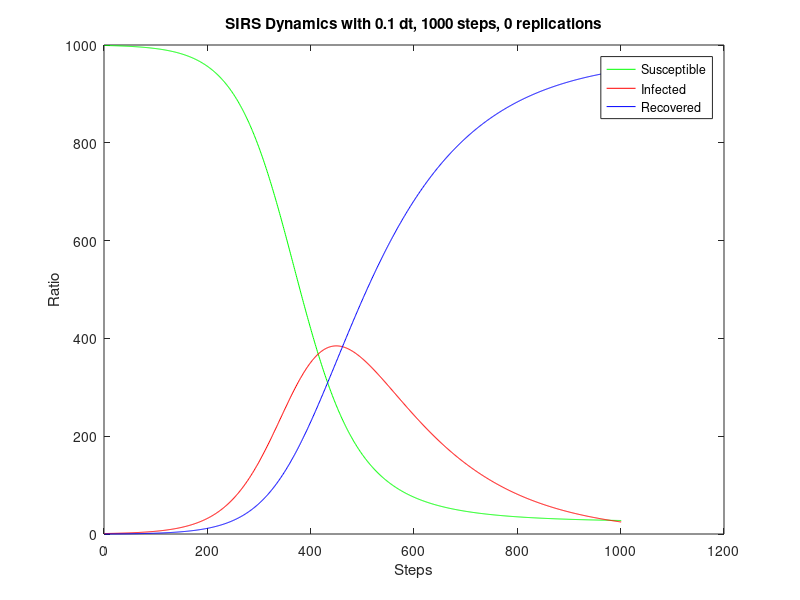

Recreate this plot in MATLAB.
steps = 1000;
dt = 0.1;
replications = 0;
dynamics = [
999.000,1.000,0.000;
999.000,1.000,0.000;
999.000,1.000,0.000;
998.975,1.018,0.007;
998.950,1.037,0.013;
998.925,1.055,0.020;
998.899,1.074,0.027;
998.872,1.094,0.034;
998.846,1.113,0.041;
998.818,1.133,0.049;
998.790,1.154,0.056;
998.762,1.174,0.063;
998.733,1.195,0.071;
998.704,1.217,0.079;
998.674,1.239,0.087;
998.644,1.261,0.095;
998.613,1.284,0.103;
998.581,1.307,0.112;
998.549,1.330,0.120;
998.517,1.354,0.129;
998.483,1.379,0.138;
998.450,1.403,0.147;
998.415,1.429,0.156;
998.380,1.454,0.165;
998.345,1.480,0.175;
998.308,1.507,0.185;
998.271,1.534,0.195;
998.234,1.562,0.205;
998.195,1.590,0.215;
998.156,1.618,0.225;
998.117,1.647,0.236;
998.076,1.677,0.247;
998.035,1.707,0.258;
997.993,1.738,0.269;
997.951,1.769,0.280;
997.908,1.801,0.292;
997.863,1.833,0.304;
997.818,1.866,0.316;
997.773,1.899,0.328;
997.726,1.934,0.340;
997.679,1.968,0.353;
997.631,2.004,0.366;
997.581,2.040,0.379;
997.531,2.076,0.392;
997.481,2.114,0.406;
997.429,2.151,0.420;
997.376,2.190,0.434;
997.322,2.229,0.448;
997.268,2.269,0.463;
997.212,2.310,0.478;
997.156,2.352,0.493;
997.098,2.394,0.508;
997.040,2.437,0.524;
996.980,2.480,0.540;
996.919,2.525,0.556;
996.857,2.570,0.573;
996.794,2.616,0.589;
996.730,2.663,0.607;
996.665,2.711,0.624;
996.599,2.760,0.642;
996.531,2.809,0.660;
996.462,2.859,0.678;
996.392,2.911,0.697;
996.321,2.963,0.716;
996.249,3.016,0.735;
996.175,3.070,0.755;
996.100,3.125,0.775;
996.023,3.181,0.796;
995.946,3.238,0.817;
995.866,3.296,0.838;
995.786,3.355,0.859;
995.704,3.415,0.881;
995.620,3.476,0.904;
995.535,3.538,0.926;
995.449,3.602,0.950;
995.361,3.666,0.973;
995.271,3.732,0.997;
995.180,3.799,1.022;
995.087,3.867,1.047;
994.992,3.936,1.072;
994.896,4.006,1.098;
994.798,4.078,1.124;
994.699,4.151,1.151;
994.597,4.225,1.178;
994.494,4.301,1.205;
994.389,4.378,1.234;
994.282,4.456,1.262;
994.173,4.535,1.291;
994.062,4.616,1.321;
993.950,4.699,1.351;
993.835,4.783,1.382;
993.718,4.868,1.414;
993.599,4.955,1.445;
993.478,5.044,1.478;
993.355,5.134,1.511;
993.230,5.226,1.545;
993.102,5.319,1.579;
992.973,5.414,1.614;
992.841,5.510,1.649;
992.706,5.609,1.685;
992.570,5.709,1.722;
992.430,5.810,1.759;
992.289,5.914,1.797;
992.145,6.019,1.836;
991.998,6.127,1.875;
991.848,6.236,1.916;
991.697,6.347,1.956;
991.542,6.460,1.998;
991.385,6.575,2.040;
991.224,6.692,2.083;
991.061,6.811,2.127;
990.896,6.933,2.172;
990.727,7.056,2.217;
990.555,7.181,2.263;
990.380,7.309,2.311;
990.203,7.439,2.358;
990.022,7.571,2.407;
989.837,7.706,2.457;
989.650,7.843,2.507;
989.459,7.982,2.559;
989.265,8.124,2.611;
989.068,8.268,2.664;
988.867,8.415,2.718;
988.662,8.564,2.773;
988.454,8.716,2.829;
988.243,8.871,2.887;
988.027,9.028,2.945;
987.808,9.188,3.004;
987.585,9.351,3.064;
987.358,9.516,3.125;
987.127,9.685,3.188;
986.893,9.856,3.251;
986.654,10.031,3.316;
986.410,10.208,3.381;
986.163,10.389,3.448;
985.911,10.573,3.516;
985.655,10.759,3.585;
985.394,10.950,3.656;
985.129,11.143,3.728;
984.860,11.340,3.801;
984.585,11.540,3.875;
984.306,11.743,3.951;
984.022,11.951,4.027;
983.733,12.161,4.106;
983.439,12.376,4.185;
983.140,12.594,4.267;
982.836,12.815,4.349;
982.526,13.041,4.433;
982.211,13.270,4.518;
981.891,13.504,4.605;
981.565,13.741,4.694;
981.234,13.983,4.784;
980.896,14.228,4.875;
980.553,14.478,4.969;
980.204,14.732,5.064;
979.849,14.990,5.160;
979.488,15.253,5.258;
979.121,15.521,5.358;
978.748,15.792,5.460;
978.368,16.069,5.563;
977.981,16.350,5.669;
977.588,16.636,5.776;
977.189,16.927,5.885;
976.782,17.222,5.996;
976.369,17.523,6.109;
975.948,17.829,6.223;
975.520,18.140,6.340;
975.085,18.456,6.459;
974.643,18.777,6.580;
974.193,19.104,6.703;
973.735,19.436,6.828;
973.270,19.774,6.956;
972.797,20.118,7.085;
972.316,20.467,7.217;
971.827,20.822,7.351;
971.329,21.183,7.487;
970.823,21.550,7.626;
970.309,21.924,7.768;
969.786,22.303,7.911;
969.254,22.689,8.057;
968.713,23.081,8.206;
968.163,23.479,8.357;
967.605,23.884,8.511;
967.036,24.296,8.668;
966.458,24.715,8.827;
965.871,25.140,8.989;
965.274,25.572,9.154;
964.667,26.012,9.321;
964.050,26.458,9.492;
963.422,26.912,9.665;
962.785,27.374,9.842;
962.137,27.842,10.021;
961.478,28.319,10.203;
960.808,28.803,10.389;
960.127,29.295,10.578;
959.435,29.795,10.770;
958.732,30.303,10.965;
958.018,30.819,11.164;
957.291,31.343,11.366;
956.553,31.875,11.571;
955.803,32.417,11.780;
955.041,32.966,11.993;
954.266,33.525,12.209;
953.479,34.092,12.429;
952.679,34.669,12.652;
951.867,35.254,12.879;
951.041,35.848,13.111;
950.202,36.452,13.346;
949.350,37.066,13.585;
948.484,37.689,13.828;
947.604,38.321,14.075;
946.710,38.964,14.326;
945.803,39.616,14.581;
944.880,40.278,14.841;
943.944,40.951,15.105;
942.992,41.634,15.374;
942.026,42.327,15.647;
941.044,43.031,15.924;
940.047,43.746,16.207;
939.035,44.471,16.493;
938.007,45.208,16.785;
936.963,45.955,17.082;
935.903,46.714,17.383;
934.826,47.484,17.689;
933.733,48.266,18.001;
932.624,49.059,18.317;
931.497,49.864,18.639;
930.353,50.681,18.966;
929.192,51.509,19.299;
928.013,52.350,19.636;
926.817,53.204,19.980;
925.602,54.069,20.329;
924.369,54.947,20.683;
923.118,55.838,21.044;
921.848,56.741,21.410;
920.560,57.658,21.783;
919.252,58.587,22.161;
917.925,59.530,22.545;
916.579,60.485,22.936;
915.213,61.455,23.333;
913.827,62.437,23.736;
912.421,63.434,24.146;
910.994,64.444,24.562;
909.547,65.468,24.985;
908.079,66.506,25.414;
906.591,67.558,25.851;
905.081,68.625,26.294;
903.550,69.706,26.745;
901.997,70.801,27.202;
900.422,71.911,27.667;
898.826,73.035,28.139;
897.207,74.175,28.618;
895.566,75.329,29.105;
893.902,76.498,29.600;
892.216,77.683,30.102;
890.506,78.882,30.612;
888.773,80.097,31.130;
887.017,81.327,31.656;
885.238,82.573,32.189;
883.434,83.834,32.732;
881.607,85.111,33.282;
879.755,86.404,33.841;
877.879,87.712,34.408;
875.979,89.037,34.984;
874.054,90.377,35.569;
872.104,91.733,36.163;
870.129,93.105,36.765;
868.129,94.494,37.377;
866.104,95.899,37.998;
864.053,97.319,38.628;
861.977,98.757,39.267;
859.874,100.210,39.916;
857.746,101.680,40.574;
855.592,103.166,41.242;
853.412,104.668,41.920;
851.205,106.187,42.608;
848.972,107.723,43.306;
846.712,109.274,44.013;
844.426,110.843,44.732;
842.113,112.427,45.460;
839.773,114.028,46.199;
837.406,115.646,46.949;
835.012,117.279,47.709;
832.591,118.929,48.480;
830.143,120.596,49.262;
827.667,122.278,50.054;
825.164,123.977,50.858;
822.634,125.692,51.674;
820.077,127.423,52.500;
817.492,129.170,53.338;
814.879,130.933,54.188;
812.239,132.712,55.049;
809.572,134.506,55.922;
806.877,136.317,56.806;
804.155,138.142,57.703;
801.405,139.983,58.612;
798.628,141.839,59.533;
795.823,143.711,60.466;
792.991,145.597,61.412;
790.132,147.498,62.370;
787.246,149.414,63.340;
784.332,151.344,64.324;
781.391,153.289,65.320;
778.424,155.247,66.329;
775.429,157.220,67.351;
772.408,159.206,68.386;
769.360,161.206,69.434;
766.286,163.219,70.495;
763.185,165.245,71.570;
760.059,167.283,72.658;
756.906,169.335,73.760;
753.727,171.398,74.875;
750.523,173.473,76.004;
747.293,175.560,77.146;
744.038,177.659,78.303;
740.758,179.768,79.473;
737.454,181.889,80.658;
734.125,184.019,81.856;
730.771,186.160,83.069;
727.394,188.311,84.295;
723.993,190.470,85.537;
720.569,192.639,86.792;
717.121,194.817,88.062;
713.651,197.003,89.346;
710.158,199.197,90.645;
706.643,201.398,91.958;
703.107,203.607,93.286;
699.549,205.822,94.629;
695.970,208.044,95.986;
692.370,210.271,97.358;
688.751,212.504,98.745;
685.111,214.742,100.147;
681.452,216.984,101.564;
677.774,219.231,102.995;
674.077,221.481,104.442;
670.363,223.734,105.903;
666.630,225.990,107.380;
662.881,228.248,108.872;
659.114,230.508,110.378;
655.332,232.768,111.900;
651.534,235.030,113.437;
647.720,237.292,114.988;
643.892,239.553,116.555;
640.049,241.814,118.137;
636.193,244.073,119.734;
632.324,246.330,121.346;
628.442,248.585,122.973;
624.548,250.837,124.616;
620.642,253.085,126.273;
616.726,255.329,127.945;
612.799,257.569,129.632;
608.862,259.803,131.334;
604.916,262.032,133.052;
600.962,264.255,134.784;
596.999,266.470,136.531;
593.029,268.679,138.292;
589.052,270.880,140.069;
585.068,273.072,141.860;
581.079,275.255,143.666;
577.085,277.429,145.486;
573.087,279.592,147.321;
569.084,281.745,149.171;
565.078,283.887,151.035;
561.070,286.017,152.913;
557.059,288.135,154.806;
553.048,290.240,156.712;
549.035,292.332,158.633;
545.022,294.410,160.568;
541.009,296.473,162.517;
536.998,298.522,164.480;
532.988,300.556,166.456;
528.980,302.573,168.446;
524.976,304.574,170.450;
520.974,306.558,172.467;
516.977,308.525,174.498;
512.984,310.474,176.542;
508.997,312.405,178.598;
505.015,314.317,180.668;
501.040,316.209,182.751;
497.071,318.082,184.846;
493.110,319.935,186.954;
489.158,321.767,189.075;
485.214,323.579,191.208;
481.279,325.368,193.353;
477.354,327.136,195.510;
473.439,328.882,197.679;
469.535,330.605,199.860;
465.642,332.305,202.053;
461.761,333.982,204.257;
457.893,335.635,206.472;
454.038,337.264,208.699;
450.195,338.868,210.936;
446.367,340.448,213.185;
442.553,342.003,215.444;
438.754,343.532,217.713;
434.970,345.036,219.993;
431.202,346.514,222.284;
427.450,347.966,224.584;
423.715,349.391,226.894;
419.996,350.790,229.214;
416.295,352.162,231.543;
412.612,353.506,233.882;
408.947,354.824,236.229;
405.300,356.114,238.586;
401.673,357.376,240.952;
398.064,358.610,243.326;
394.476,359.816,245.708;
390.907,360.994,248.099;
387.358,362.144,250.498;
383.831,363.265,252.904;
380.324,364.358,255.319;
376.838,365.422,257.740;
373.373,366.457,260.169;
369.931,367.464,262.606;
366.510,368.441,265.049;
363.112,369.390,267.498;
359.736,370.309,269.955;
356.383,371.200,272.417;
353.052,372.062,274.886;
349.745,372.894,277.361;
346.461,373.698,279.841;
343.201,374.472,282.327;
339.964,375.218,284.818;
336.751,375.934,287.315;
333.562,376.622,289.816;
330.397,377.281,292.323;
327.256,377.910,294.833;
324.140,378.511,297.349;
321.048,379.084,299.868;
317.981,379.628,302.391;
314.938,380.143,304.919;
311.920,380.630,307.449;
308.927,381.089,309.984;
305.959,381.520,312.521;
303.016,381.922,315.062;
300.098,382.297,317.605;
297.205,382.644,320.151;
294.336,382.964,322.700;
291.493,383.256,325.251;
288.675,383.521,327.804;
285.882,383.758,330.359;
283.115,383.969,332.916;
280.372,384.154,335.474;
277.654,384.312,338.034;
274.961,384.443,340.595;
272.294,384.549,343.157;
269.651,384.629,345.720;
267.033,384.683,348.284;
264.440,384.711,350.848;
261.872,384.715,353.413;
259.329,384.694,355.977;
256.810,384.647,358.542;
254.316,384.577,361.107;
251.847,384.482,363.671;
249.402,384.363,366.235;
246.981,384.221,368.798;
244.584,384.055,371.361;
242.212,383.866,373.922;
239.864,383.654,376.482;
237.539,383.419,379.042;
235.239,383.162,381.599;
232.962,382.883,384.155;
230.708,382.582,386.710;
228.478,382.259,389.262;
226.272,381.915,391.813;
224.088,381.550,394.361;
221.928,381.165,396.907;
219.790,380.759,399.451;
217.676,380.332,401.992;
215.583,379.886,404.531;
213.514,379.420,407.066;
211.466,378.935,409.599;
209.441,378.431,412.128;
207.438,377.908,414.654;
205.456,377.367,417.177;
203.496,376.807,419.697;
201.558,376.229,422.212;
199.641,375.634,424.724;
197.745,375.022,427.233;
195.871,374.393,429.737;
194.017,373.746,432.237;
192.183,373.084,434.733;
190.370,372.405,437.225;
188.578,371.710,439.712;
186.806,371.000,442.195;
185.053,370.274,444.673;
183.321,369.534,447.146;
181.608,368.778,449.614;
179.914,368.008,452.078;
178.240,367.224,454.536;
176.584,366.426,456.990;
174.948,365.614,459.438;
173.330,364.789,461.881;
171.731,363.950,464.318;
170.151,363.099,466.750;
168.588,362.235,469.177;
167.044,361.359,471.597;
165.517,360.471,474.012;
164.008,359.571,476.421;
162.516,358.660,478.824;
161.042,357.737,481.221;
159.585,356.803,483.613;
158.144,355.858,485.997;
156.721,354.903,488.376;
155.314,353.938,490.749;
153.923,352.962,493.115;
152.549,351.977,495.474;
151.191,350.982,497.827;
149.849,349.978,500.174;
148.522,348.964,502.514;
147.211,347.942,504.847;
145.915,346.912,507.173;
144.635,345.873,509.493;
143.369,344.825,511.806;
142.118,343.770,514.111;
140.883,342.707,516.410;
139.661,341.637,518.702;
138.454,340.559,520.987;
137.261,339.474,523.264;
136.082,338.383,525.535;
134.918,337.285,527.798;
133.766,336.180,530.054;
132.629,335.069,532.302;
131.504,333.952,534.544;
130.393,332.829,536.777;
129.296,331.701,539.004;
128.211,330.567,541.223;
127.138,329.428,543.434;
126.079,328.283,545.638;
125.032,327.134,547.834;
123.997,325.981,550.022;
122.975,324.822,552.203;
121.964,323.660,554.376;
120.965,322.493,556.542;
119.979,321.322,558.700;
119.003,320.147,560.850;
118.039,318.969,562.992;
117.087,317.787,565.126;
116.146,316.602,567.253;
115.215,315.413,569.371;
114.296,314.222,571.482;
113.388,313.028,573.585;
112.490,311.831,575.679;
111.602,310.631,577.766;
110.726,309.429,579.845;
109.859,308.225,581.916;
109.002,307.019,583.979;
108.156,305.811,586.034;
107.319,304.600,588.080;
106.492,303.389,590.119;
105.675,302.175,592.150;
104.867,300.960,594.172;
104.069,299.744,596.187;
103.280,298.527,598.193;
102.500,297.308,600.192;
101.729,296.089,602.182;
100.967,294.869,604.164;
100.214,293.648,606.138;
99.470,292.426,608.104;
98.734,291.204,610.061;
98.007,289.982,612.011;
97.288,288.759,613.952;
96.578,287.537,615.885;
95.876,286.314,617.810;
95.181,285.091,619.727;
94.495,283.869,621.636;
93.817,282.647,623.537;
93.146,281.425,625.429;
92.483,280.203,627.313;
91.828,278.983,629.190;
91.180,277.762,631.058;
90.540,276.543,632.918;
89.906,275.324,634.769;
89.280,274.107,636.613;
88.662,272.890,638.448;
88.050,271.674,640.276;
87.445,270.460,642.095;
86.847,269.247,643.906;
86.256,268.035,645.709;
85.671,266.825,647.504;
85.093,265.616,649.291;
84.522,264.408,651.070;
83.957,263.203,652.841;
83.398,261.999,654.603;
82.845,260.796,656.358;
82.299,259.596,658.105;
81.759,258.398,659.843;
81.225,257.201,661.574;
80.697,256.007,663.297;
80.174,254.814,665.011;
79.658,253.624,666.718;
79.147,252.436,668.417;
78.642,251.250,670.108;
78.143,250.067,671.791;
77.649,248.886,673.466;
77.160,247.707,675.133;
76.677,246.531,676.792;
76.199,245.357,678.443;
75.727,244.186,680.087;
75.259,243.018,681.723;
74.797,241.853,683.351;
74.340,240.690,684.971;
73.887,239.530,686.583;
73.440,238.372,688.188;
72.998,237.218,689.784;
72.560,236.066,691.374;
72.127,234.918,692.955;
71.699,233.772,694.529;
71.275,232.630,696.095;
70.856,231.490,697.653;
70.442,230.354,699.204;
70.032,229.221,700.748;
69.626,228.091,702.283;
69.225,226.964,703.811;
68.828,225.840,705.332;
68.435,224.720,706.845;
68.046,223.603,708.351;
67.662,222.489,709.849;
67.281,221.379,711.340;
66.905,220.272,712.823;
66.533,219.169,714.299;
66.164,218.069,715.767;
65.800,216.972,717.228;
65.439,215.879,718.682;
65.082,214.789,720.129;
64.729,213.703,721.568;
64.379,212.621,723.000;
64.034,211.542,724.424;
63.691,210.467,725.842;
63.353,209.395,727.252;
63.018,208.327,728.655;
62.686,207.263,730.051;
62.358,206.202,731.440;
62.033,205.145,732.822;
61.712,204.092,734.196;
61.393,203.043,735.564;
61.079,201.997,736.925;
60.767,200.955,738.278;
60.458,199.917,739.625;
60.153,198.882,740.965;
59.851,197.852,742.297;
59.552,196.825,743.623;
59.256,195.802,744.942;
58.963,194.783,746.254;
58.673,193.767,747.560;
58.386,192.756,748.858;
58.101,191.748,750.150;
57.820,190.745,751.435;
57.542,189.745,752.714;
57.266,188.749,753.985;
56.993,187.757,755.250;
56.723,186.769,756.508;
56.455,185.785,757.760;
56.190,184.804,759.005;
55.928,183.828,760.244;
55.668,182.856,761.476;
55.411,181.887,762.701;
55.157,180.923,763.920;
54.905,179.962,765.133;
54.656,179.005,766.339;
54.409,178.053,767.539;
54.164,177.104,768.732;
53.922,176.159,769.919;
53.682,175.218,771.100;
53.444,174.281,772.274;
53.209,173.348,773.443;
52.976,172.419,774.604;
52.746,171.494,775.760;
52.517,170.573,776.909;
52.291,169.656,778.053;
52.067,168.743,779.190;
51.846,167.833,780.321;
51.626,166.928,781.446;
51.408,166.027,782.565;
51.193,165.129,783.678;
50.980,164.236,784.785;
50.768,163.346,785.885;
50.559,162.461,786.980;
50.352,161.579,788.069;
50.146,160.701,789.152;
49.943,159.828,790.230;
49.741,158.958,791.301;
49.542,158.092,792.366;
49.344,157.230,793.426;
49.148,156.372,794.480;
48.954,155.517,795.528;
48.762,154.667,796.571;
48.572,153.821,797.608;
48.383,152.978,798.639;
48.197,152.139,799.664;
48.012,151.304,800.684;
47.828,150.474,801.698;
47.647,149.646,802.707;
47.467,148.823,803.710;
47.288,148.004,804.708;
47.112,147.188,805.700;
46.937,146.377,806.687;
46.764,145.569,807.668;
46.592,144.765,808.644;
46.422,143.964,809.614;
46.253,143.168,810.579;
46.086,142.375,811.539;
45.920,141.586,812.493;
45.756,140.801,813.443;
45.594,140.020,814.386;
45.433,139.242,815.325;
45.273,138.468,816.259;
45.115,137.698,817.187;
44.958,136.932,818.110;
44.803,136.169,819.028;
44.649,135.410,819.941;
44.497,134.655,820.849;
44.345,133.903,821.751;
44.196,133.155,822.649;
44.047,132.411,823.542;
43.900,131.670,824.430;
43.754,130.934,825.312;
43.610,130.200,826.190;
43.466,129.471,827.063;
43.325,128.745,827.931;
43.184,128.022,828.794;
43.044,127.303,829.652;
42.906,126.588,830.506;
42.769,125.876,831.355;
42.633,125.168,832.198;
42.499,124.464,833.038;
42.365,123.763,833.872;
42.233,123.065,834.702;
42.102,122.371,835.527;
41.972,121.680,836.347;
41.843,120.993,837.163;
41.716,120.310,837.974;
41.589,119.630,838.781;
41.464,118.953,839.583;
41.339,118.280,840.381;
41.216,117.610,841.174;
41.094,116.944,841.962;
40.972,116.281,842.746;
40.852,115.622,843.526;
40.733,114.966,844.301;
40.615,114.313,845.072;
40.498,113.664,845.838;
40.382,113.018,846.600;
40.267,112.375,847.358;
40.153,111.736,848.112;
40.040,111.099,848.861;
39.928,110.467,849.606;
39.816,109.837,850.346;
39.706,109.211,851.083;
39.597,108.588,851.815;
39.488,107.969,852.543;
39.381,107.352,853.267;
39.274,106.739,853.987;
39.169,106.129,854.703;
39.064,105.522,855.414;
38.960,104.919,856.122;
38.857,104.318,856.825;
38.755,103.721,857.525;
38.653,103.127,858.220;
38.553,102.536,858.911;
38.453,101.948,859.599;
38.354,101.363,860.283;
38.256,100.781,860.962;
38.159,100.203,861.638;
38.063,99.627,862.310;
37.967,99.055,862.978;
37.872,98.486,863.642;
37.778,97.919,864.302;
37.685,97.356,864.959;
37.593,96.796,865.612;
37.501,96.238,866.261;
37.410,95.684,866.906;
37.320,95.133,867.548;
37.230,94.584,868.186;
37.141,94.039,868.820;
37.053,93.496,869.450;
36.966,92.957,870.077;
36.879,92.420,870.701;
36.794,91.886,871.320;
36.708,91.355,871.936;
36.624,90.827,872.549;
36.540,90.302,873.158;
36.457,89.780,873.764;
36.374,89.260,874.366;
36.292,88.743,874.964;
36.211,88.229,875.559;
36.131,87.718,876.151;
36.051,87.210,876.739;
35.972,86.704,877.324;
35.893,86.202,877.905;
35.815,85.702,878.483;
35.738,85.204,879.058;
35.661,84.710,879.629;
35.585,84.218,880.197;
35.509,83.729,880.762;
35.434,83.242,881.323;
35.360,82.758,881.882;
35.286,82.277,882.437;
35.213,81.798,882.988;
35.141,81.322,883.537;
35.069,80.849,884.082;
34.997,80.378,884.624;
34.926,79.910,885.163;
34.856,79.445,885.699;
34.786,78.982,886.232;
34.717,78.521,886.762;
34.648,78.064,887.288;
34.580,77.608,887.812;
34.513,77.155,888.332;
34.445,76.705,888.849;
34.379,76.257,889.364;
34.313,75.812,889.875;
34.247,75.369,890.384;
34.182,74.929,890.889;
34.118,74.491,891.391;
34.054,74.055,891.891;
33.990,73.622,892.388;
33.927,73.192,892.881;
33.865,72.763,893.372;
33.802,72.338,893.860;
33.741,71.914,894.345;
33.680,71.493,894.827;
33.619,71.074,895.307;
33.559,70.658,895.783;
33.499,70.244,896.257;
33.440,69.832,896.728;
33.381,69.422,897.197;
33.323,69.015,897.662;
33.265,68.610,898.125;
33.207,68.208,898.585;
33.150,67.807,899.042;
33.094,67.409,899.497;
33.037,67.013,899.949;
32.982,66.620,900.399;
32.926,66.228,900.845;
32.871,65.839,901.289;
32.817,65.452,901.731;
32.763,65.067,902.170;
32.709,64.685,902.606;
32.656,64.304,903.040;
32.603,63.926,903.471;
32.550,63.550,903.900;
32.498,63.176,904.326;
32.446,62.804,904.750;
32.395,62.434,905.171;
32.344,62.066,905.590;
32.294,61.700,906.006;
32.243,61.337,906.420;
32.194,60.975,906.831;
32.144,60.616,907.240;
32.095,60.258,907.646;
32.046,59.903,908.051;
31.998,59.550,908.452;
31.950,59.198,908.852;
31.902,58.849,909.249;
31.855,58.502,909.643;
31.808,58.156,910.036;
31.762,57.813,910.426;
31.715,57.471,910.813;
31.669,57.132,911.199;
31.624,56.794,911.582;
31.579,56.459,911.963;
31.534,56.125,912.341;
31.489,55.793,912.718;
31.445,55.463,913.092;
31.401,55.135,913.464;
31.357,54.809,913.834;
31.314,54.485,914.201;
31.271,54.162,914.567;
31.229,53.842,914.930;
31.186,53.523,915.291;
31.144,53.206,915.650;
31.102,52.891,916.007;
31.061,52.578,916.361;
31.020,52.266,916.714;
30.979,51.956,917.064;
30.938,51.649,917.413;
30.898,51.342,917.759;
30.858,51.038,918.104;
30.819,50.735,918.446;
30.779,50.435,918.786;
30.740,50.135,919.124;
30.701,49.838,919.461;
30.663,49.542,919.795;
30.625,49.248,920.127;
30.587,48.956,920.457;
30.549,48.665,920.786;
30.511,48.376,921.112;
30.474,48.089,921.437;
30.437,47.804,921.759;
30.401,47.520,922.080;
30.364,47.237,922.398;
30.328,46.957,922.715;
30.292,46.678,923.030;
30.257,46.400,923.343;
30.221,46.124,923.654;
30.186,45.850,923.964;
30.152,45.577,924.271;
30.117,45.306,924.577;
30.083,45.037,924.881;
30.048,44.769,925.183;
30.015,44.503,925.483;
29.981,44.238,925.781;
29.948,43.974,926.078;
29.914,43.713,926.373;
29.881,43.452,926.666;
29.849,43.194,926.958;
29.816,42.936,927.247;
29.784,42.681,927.535;
29.752,42.426,927.821;
29.720,42.174,928.106;
29.689,41.922,928.389;
29.657,41.673,928.670;
29.626,41.424,928.949;
29.595,41.177,929.227;
29.565,40.932,929.503;
29.534,40.688,929.778;
29.504,40.445,930.051;
29.474,40.204,930.322;
29.444,39.964,930.592;
29.415,39.726,930.860;
29.385,39.489,931.126;
29.356,39.253,931.391;
29.327,39.019,931.654;
29.298,38.786,931.916;
29.269,38.554,932.176;
29.241,38.324,932.435;
29.213,38.095,932.692;
29.185,37.868,932.947;
29.157,37.642,933.201;
29.129,37.417,933.454;
29.102,37.194,933.705;
29.075,36.971,933.954;
29.048,36.750,934.202;
29.021,36.531,934.448;
28.994,36.313,934.693;
28.968,36.095,934.937;
28.941,35.880,935.179;
28.915,35.665,935.420;
28.889,35.452,935.659;
28.863,35.240,935.897;
28.838,35.029,936.133;
28.812,34.820,936.368;
28.787,34.611,936.601;
28.762,34.404,936.834;
28.737,34.199,937.064;
28.712,33.994,937.294;
28.688,33.791,937.522;
28.663,33.588,937.748;
28.639,33.387,937.974;
28.615,33.187,938.198;
28.591,32.989,938.420;
28.567,32.791,938.641;
28.544,32.595,938.861;
28.520,32.400,939.080;
28.497,32.206,939.297;
28.474,32.013,939.513;
28.451,31.821,939.728;
28.428,31.630,939.941;
28.406,31.441,940.153;
28.383,31.252,940.364;
28.361,31.065,940.574;
28.339,30.879,940.782;
28.317,30.694,940.989;
28.295,30.510,941.195;
28.273,30.327,941.400;
28.251,30.145,941.603;
28.230,29.965,941.805;
28.209,29.785,942.006;
28.188,29.606,942.206;
28.167,29.429,942.405;
28.146,29.252,942.602;
28.125,29.077,942.798;
28.104,28.902,942.993;
28.084,28.729,943.187;
28.064,28.556,943.380;
28.044,28.385,943.571;
28.023,28.215,943.762;
28.004,28.045,943.951;
27.984,27.877,944.139;
27.964,27.710,944.326;
27.945,27.543,944.512;
27.925,27.378,944.697;
27.906,27.214,944.880;
27.887,27.050,945.063;
27.868,26.888,945.244;
27.849,26.726,945.425;
27.830,26.566,945.604;
27.812,26.406,945.782;
27.793,26.248,945.959;
27.775,26.090,946.135;
27.757,25.933,946.310;
27.739,25.777,946.484;
27.721,25.623,946.657;
27.703,25.469,946.829;
27.685,25.315,947.000;
27.667,25.163,947.169;
27.650,25.012,947.338;
27.632,24.862,947.506;
27.615,24.712,947.673;
27.598,24.564,947.838;
];
susceptibleRatio = dynamics (:, 1);
infectedRatio = dynamics (:, 2);
recoveredRatio = dynamics (:, 3);
figure
plot (susceptibleRatio.', 'color', 'green');
hold on
plot (infectedRatio.', 'color', 'red');
hold on
plot (recoveredRatio.', 'color', 'blue');
xlabel ('Steps');
ylabel ('Ratio');
legend('Susceptible','Infected', 'Recovered');
title ('SIRS Dynamics with 0.1 dt, 1000 steps, 0 replications');
